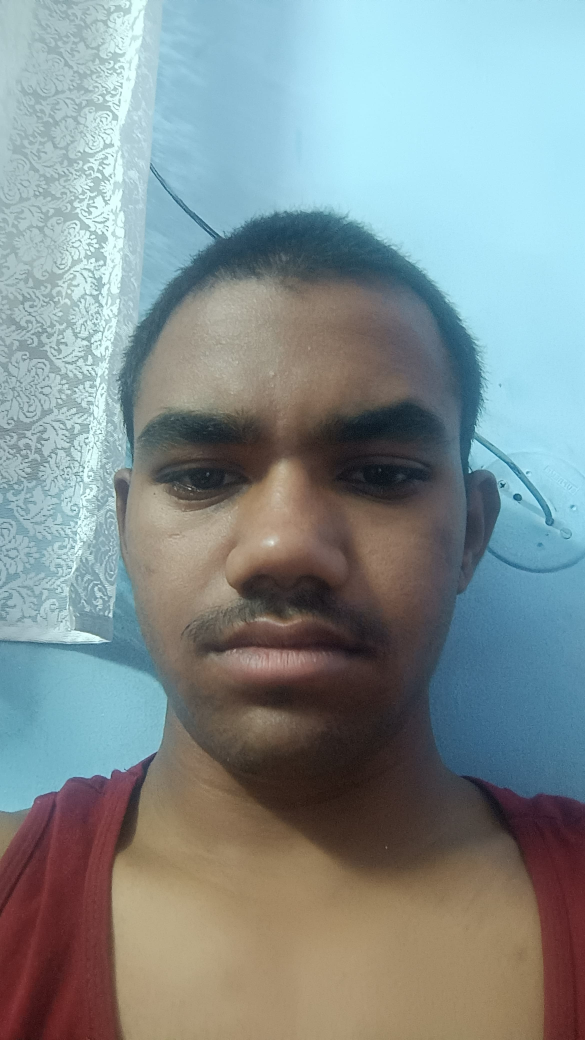
#> input picture Owner/img1.jpg, 2340 x 4160 px (shown at 1/4 size); its folder holds only this picture in this run
$ python dt.py
#> lines starting #> are read from the running program, lines starting #| are printed output that depends on the picture
import cv2
import os

# Load the Haar Cascade
face_cascade = cv2.CascadeClassifier(cv2.data.haarcascades + "haarcascade_frontalface_default.xml")

# Folders
image_folder = "Owner"
dataset_folder = "Dataset"
os.makedirs(dataset_folder, exist_ok=True)

# Loop through all 13 images
for i in range(1, 14):
    image_path = os.path.join(image_folder, f"img{i}.jpg")
    img = cv2.imread(image_path)
#> img is the input picture: shape (4160, 2340, 3); mean B, G, R 143.8, 142.7, 129.8
    gray = cv2.cvtColor(img, cv2.COLOR_BGR2GRAY)
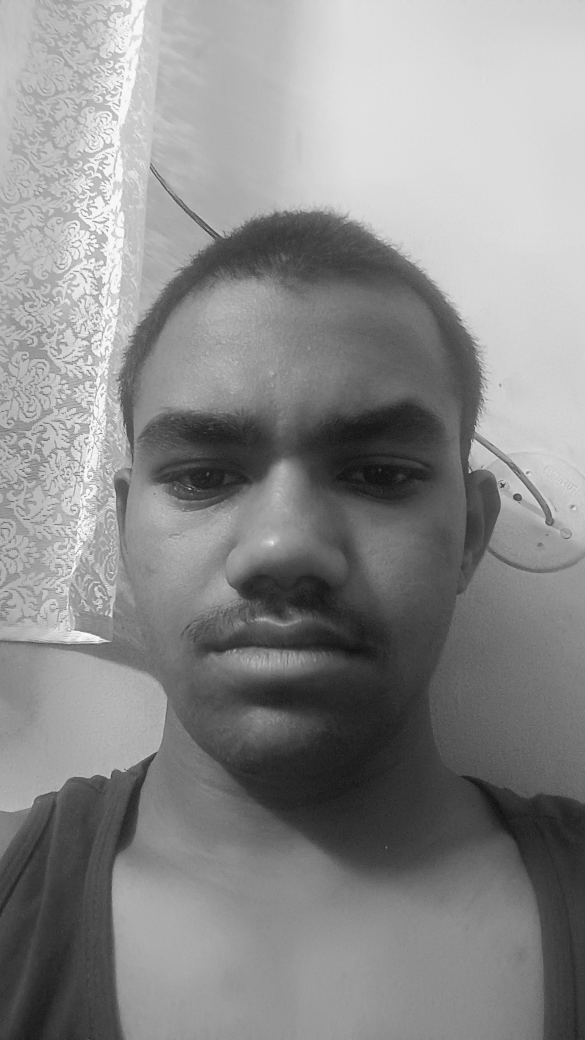
#> gray: shape (4160, 2340) (shown at 1/4 size); min 6, max 250, mean 138.9
    faces = face_cascade.detectMultiScale(gray, 1.1, 4)
#> faces = [[342, 173, 64, 64], [270, 1201, 1788, 1788]]

    if len(faces) == 0:
        print(f"❌ No face in {image_path}")
        continue

    for j, (x, y, w, h) in enumerate(faces):
        face = gray[y:y+h, x:x+w]
        face_resized = cv2.resize(face, (200, 200))  # Resize to standard size
        filename = os.path.join(dataset_folder, f"user_{i}_{j}.jpg")
        cv2.imwrite(filename, face_resized)
        print(f"✅ Saved {filename}")
#> this loop made 2 passes
#| ✅ Saved Dataset/user_1_0.jpg
#| ✅ Saved Dataset/user_1_1.jpg
#> pass 1, `face = gray[y:y+h, x:x+w]`:
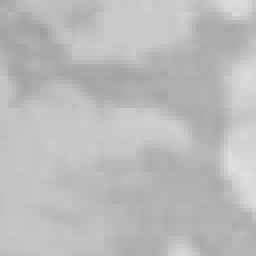
#> face: shape (64, 64) (shown 4 times larger); min 157, max 223, mean 187.3
#> pass 2, `face = gray[y:y+h, x:x+w]`:
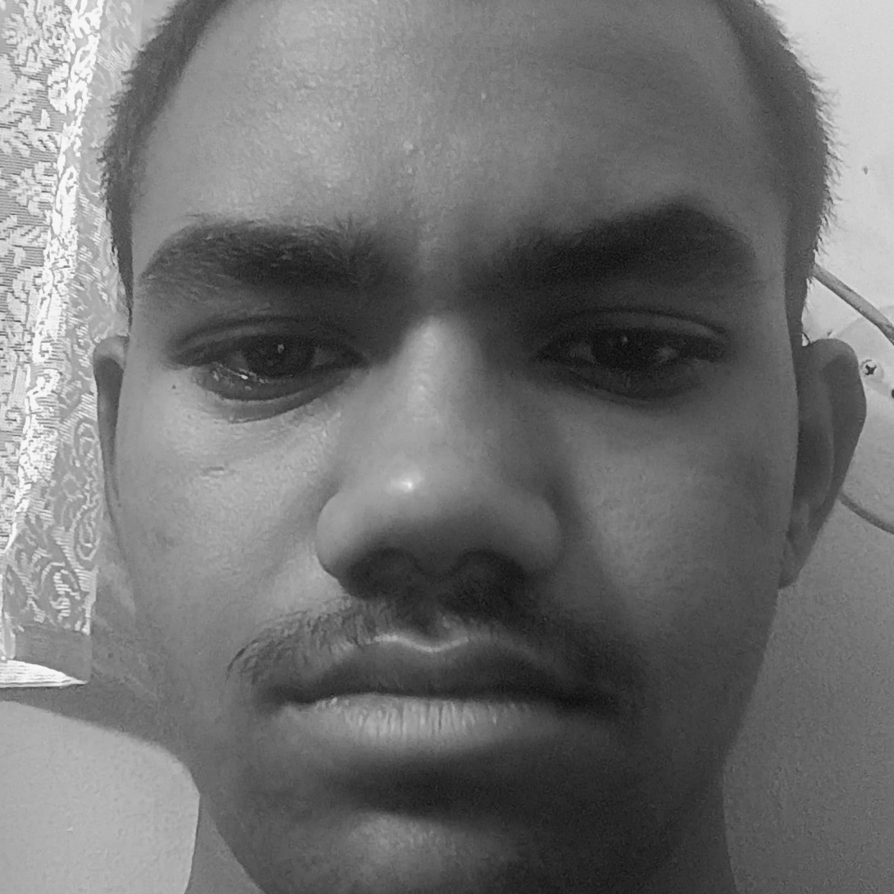
#> face: shape (1788, 1788) (shown at 1/2 size); min 6, max 250, mean 112.7
#> pass 2, `face_resized = cv2.resize(face, (200, 200))`:
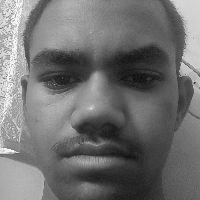
#> face_resized: shape (200, 200); min 12, max 248, mean 112.6
#> (the run stopped early here; a loop or call above may not have finished)
